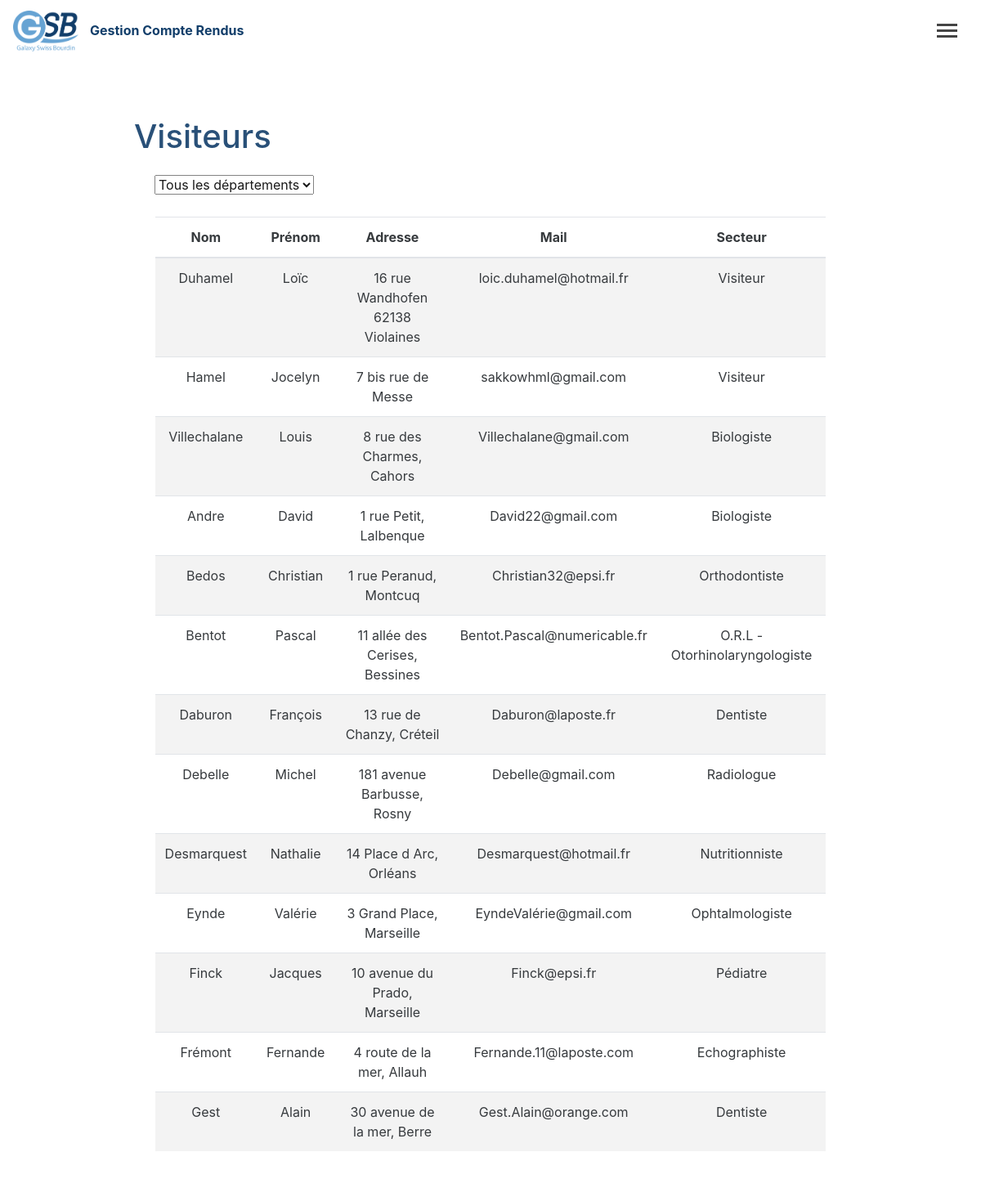
The app's page /visiteur.php (signed in) with its own data.
### tables this page shows
CREATE TABLE `visiteur` (
  `id` int(11) NOT NULL,
  `utilisateur` varchar(255) DEFAULT NULL,
  `password` varchar(255) DEFAULT NULL,
  `nom` varchar(255) DEFAULT NULL,
  `prenom` varchar(255) DEFAULT NULL,
  `adresse` varchar(255) DEFAULT NULL,
  `mail` varchar(255) DEFAULT NULL,
  `secteur` varchar(255) DEFAULT NULL,
  `id_Departement` int(11) DEFAULT NULL
);

### PDO/affichage.php (called while the page is built, shortened)
<?php
function afficheVisiteur()
{
    $connexion = openDb();
    $sqlRequest = "SELECT * FROM visiteur;";
    $result = mysqli_query($connexion, $sqlRequest);
    $res = array();
    $i = 0;
    while($data = mysqli_fetch_row($result)) {
        $res[$i]['Id'] = $data[0];
        $res[$i]['Nom'] = $data[3];
        $res[$i]['Prenom'] = $data[4];
        $res[$i]['Adresse'] = $data[5];
        $res[$i]['Mail'] = $data[6];
        $res[$i]['Secteur'] = $data[7];
        $res[$i]['Departement'] = $data[8];
        $i++;
    }
    return $res;
}

### visiteur.php (the view, shortened to what this page needs)
<?php
require 'pdo/affichage.php';
?>
<!DOCTYPE html>
<html lang="fr">
   <head>
      <link href="bootstrap/css/bootstrap.css" rel="stylesheet">
      <link href="css/style.css" rel="stylesheet">
   </head>
   <body>
      <nav class="navbar navbar-toggleable-md navbar-light bg-faded">
         <a class="navbar-brand" href="menu.php">
         <img class="logo-nav" src="img/logo.png" alt="GSB">
         </a>
         <p class="app-frais">Gestion Compte Rendus</p>
         <button class="navbar-toggler collapsed" type="button" data-toggle="collapse" data-target="#collapsingNavbar">
         <span> </span>
         <span> </span>
         <span> </span>
         </button>
      </nav>
      <div class="container">
         <div class="row">
            <div class="white-zone2">
               <h1 class="title-page">Visiteurs</h1>
               <form class="form_departement">
                  <select name="departement" size="1" placeholder="Departement" id="departement">
                     <option>Tous les départements</option>
                  </select>
               </form>
               <div class="table-responsive">
                  <table class="table table-striped">
                     <thead>
                        <tr>
                           <th scope="col">Nom</th>
                           <th scope="col">Prénom</th>
                           <th scope="col">Adresse</th>
                           <th scope="col">Mail</th>
                           <th scope="col">Secteur</th>
                        </tr>
                     </thead>
                     <tbody>
                     <?php
                     $data = afficheVisiteur();
                     foreach ($data as $tab){
                     ?>
                        <tr>
                           <td><?php echo $tab['Nom'] ?></td>
                           <td><?php echo $tab['Prenom'] ?></td>
                           <td><?php echo $tab['Adresse'] ?></td>
                           <td><?php echo $tab['Mail'] ?></td>
                           <td><?php echo $tab['Secteur'] ?></td>
                        </tr>
                     <?php } ?>
                     </tbody>
                  </table>
               </div>
            </div>
         </div>
      </div>
   </body>
</html>

### css/style.css (style rules this page uses)
.navbar-toggler span { display: block; background-color: #444; height: 3px; width: 25px; margin-top: 4px; margin-bottom: 4px; -webkit-transform: rotate(0deg); -moz-transform: rotate(0deg); -o-transform: rotate(0deg); transform: rotate(0deg); opacity: 1; }
.navbar-toggler span:nth-child(1), .navbar-toggler span:nth-child(3) { -webkit-transition: transform .35s ease-in-out; -moz-transition: transform .35s ease-in-out; -o-transition: transform .35s ease-in-out; transition: transform .35s ease-in-out; }
.navbar-light .navbar-toggler { border-color: rgba(0, 0, 0, 0); }
.navbar.navbar-toggleable-md.navbar-light.bg-faded { background: rgba(255, 255, 255, 0.80); }
th { text-align: center; }
td { text-align: center; }
.table-responsive { width: 90%; margin: auto; }
.logo-nav { width: 80px; }
.app-frais { position: absolute; top: 25px; left: 110px; font-weight: bold; color: #123e6a; }
body { background: url(../img/bg.jpg) no-repeat center center fixed; -webkit-background-size: cover; -moz-background-size: cover; -o-background-size: cover; background-size: cover; }
.white-zone2 { border-radius: 15px; margin-top: 5%!important; margin: auto; background-color: white; opacity: 0.9; width: 80%; margin-bottom: 20px; }
.title-page { display: inline-block; margin-left: 20px; margin-top: 10px; color: #123e6a; }
.table-responsive { margin-top: 20px; margin-bottom: 20px; }
.form_departement { margin-top: 15px; margin-bottom: 3%; margin-left: 45px; float: left; }

### records on screen
visiteur: nom "Duhamel", prenom "Loïc", adresse "16 rue Wandhofen 62138 Violaines", mail "loic.duhamel@hotmail.fr", secteur "Visiteur"
visiteur: nom "Hamel", prenom "Jocelyn", adresse "7 bis rue de Messe", mail "sakkowhml@gmail.com", secteur "Visiteur"
visiteur: nom "Villechalane", prenom "Louis", adresse "8 rue des Charmes, Cahors", mail "Villechalane@gmail.com", secteur "Biologiste"
visiteur: nom "Andre", prenom "David", adresse "1 rue Petit, Lalbenque", mail "David22@gmail.com", secteur "Biologiste"
visiteur: nom "Bedos", prenom "Christian", adresse "1 rue Peranud, Montcuq", mail "Christian32@epsi.fr", secteur "Orthodontiste"
visiteur: nom "Bentot", prenom "Pascal", adresse "11 allée des Cerises, Bessines", mail "Bentot.Pascal@numericable.fr", secteur "O.R.L - Otorhinolaryngologiste"
visiteur: nom "Daburon", prenom "François", adresse "13 rue de Chanzy, Créteil", mail "Daburon@laposte.fr", secteur "Dentiste"
visiteur: nom "Debelle", prenom "Michel", adresse "181 avenue Barbusse, Rosny", mail "Debelle@gmail.com", secteur "Radiologue"
visiteur: nom "Desmarquest", prenom "Nathalie", adresse "14 Place d Arc, Orléans", mail "Desmarquest@hotmail.fr", secteur "Nutritionniste"
visiteur: nom "Eynde", prenom "Valérie", adresse "3 Grand Place, Marseille", mail "EyndeValérie@gmail.com", secteur "Ophtalmologiste"
visiteur: nom "Finck", prenom "Jacques", adresse "10 avenue du Prado, Marseille", mail "Finck@epsi.fr", secteur "Pédiatre"
visiteur: nom "Frémont", prenom "Fernande", adresse "4 route de la mer, Allauh", mail "Fernande.11@laposte.com", secteur "Echographiste"
visiteur: nom "Gest", prenom "Alain", adresse "30 avenue de la mer, Berre", mail "Gest.Alain@orange.com", secteur "Dentiste"
